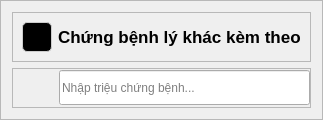
           <widget class="QFrame" name="frame_18">
            <property name="frameShape">
             <enum>QFrame::StyledPanel</enum>
            </property>
            <property name="frameShadow">
             <enum>QFrame::Raised</enum>
            </property>
            <layout class="QVBoxLayout" name="verticalLayout_14">
             <item>
              <widget class="QFrame" name="frame_91">
               <property name="frameShape">
                <enum>QFrame::StyledPanel</enum>
               </property>
               <property name="frameShadow">
                <enum>QFrame::Raised</enum>
               </property>
               <layout class="QHBoxLayout" name="horizontalLayout_29">
                <item>
                 <widget class="QPushButton" name="btnBenhLyKhac">
                  <property name="minimumSize">
                   <size>
                    <width>30</width>
                    <height>30</height>
                   </size>
                  </property>
                  <property name="maximumSize">
                   <size>
                    <width>30</width>
                    <height>30</height>
                   </size>
                  </property>
                  <property name="font">
                   <font>
                    <pointsize>12</pointsize>
                    <weight>62</weight>
                    <bold>true</bold>
                   </font>
                  </property>
                  <property name="cursor">
                   <cursorShape>PointingHandCursor</cursorShape>
                  </property>
                  <property name="styleSheet">
                   <string notr="true">color:#fff;
font-weight:500;
border-radius: 5px;
border:1px solid  #ccc;
background-color:#000;</string>
                  </property>
                  <property name="text">
                   <string/>
                  </property>
                  <property name="icon">
                   <iconset resource="../../resources.qrc">
                    <normaloff>:/images/res/drawable/icons/add_icon.svg</normaloff>:/images/res/drawable/icons/add_icon.svg</iconset>
                  </property>
                  <property name="iconSize">
                   <size>
                    <width>24</width>
                    <height>24</height>
                   </size>
                  </property>
                 </widget>
                </item>
                <item>
                 <widget class="QLabel" name="lbName_7">
                  <property name="maximumSize">
                   <size>
                    <width>16777215</width>
                    <height>30</height>
                   </size>
                  </property>
                  <property name="font">
                   <font>
                    <pointsize>13</pointsize>
                    <weight>75</weight>
                    <bold>true</bold>
                   </font>
                  </property>
                  <property name="text">
                   <string>Chứng bệnh lý khác kèm theo</string>
                  </property>
                 </widget>
                </item>
               </layout>
              </widget>
             </item>
             <item>
              <layout class="QVBoxLayout" name="verticalLayout_15">
               <item>
                <widget class="QFrame" name="frame_92">
                 <property name="minimumSize">
                  <size>
                   <width>0</width>
                   <height>40</height>
                  </size>
                 </property>
                 <property name="frameShape">
                  <enum>QFrame::StyledPanel</enum>
                 </property>
                 <property name="frameShadow">
                  <enum>QFrame::Raised</enum>
                 </property>
                 <layout class="QHBoxLayout" name="horizontalLayout_30">
                  <property name="leftMargin">
                   <number>10</number>
                  </property>
                  <property name="topMargin">
                   <number>0</number>
                  </property>
                  <property name="rightMargin">
                   <number>0</number>
                  </property>
                  <property name="bottomMargin">
                   <number>0</number>
                  </property>
                  <item>
                   <widget class="QPushButton" name="btnBack_22">
                    <property name="minimumSize">
                     <size>
                      <width>30</width>
                      <height>30</height>
                     </size>
                    </property>
                    <property name="maximumSize">
                     <size>
                      <width>30</width>
                      <height>30</height>
                     </size>
                    </property>
                    <property name="font">
                     <font>
                      <pointsize>12</pointsize>
                      <weight>62</weight>
                      <bold>true</bold>
                     </font>
                    </property>
                    <property name="cursor">
                     <cursorShape>PointingHandCursor</cursorShape>
                    </property>
                    <property name="styleSheet">
                     <string notr="true">color:#fff;
font-weight:500;
border-radius: 5px;
</string>
                    </property>
                    <property name="text">
                     <string/>
                    </property>
                    <property name="icon">
                     <iconset resource="../../resources.qrc">
                      <normaloff>:/images/res/drawable/icons/delete_red_icon.svg</normaloff>:/images/res/drawable/icons/delete_red_icon.svg</iconset>
                    </property>
                    <property name="iconSize">
                     <size>
                      <width>24</width>
                      <height>24</height>
                     </size>
                    </property>
                   </widget>
                  </item>
                  <item>
                   <widget class="QLineEdit" name="lineEdit_17">
                    <property name="minimumSize">
                     <size>
                      <width>0</width>
                      <height>35</height>
                     </size>
                    </property>
                    <property name="maximumSize">
                     <size>
                      <width>16777215</width>
                      <height>35</height>
                     </size>
                    </property>
                    <property name="placeholderText">
                     <string>Nhập triệu chứng bệnh...</string>
                    </property>
                   </widget>
                  </item>
                 </layout>
                </widget>
               </item>
              </layout>
             </item>
            </layout>
           </widget>
